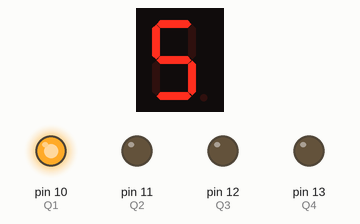
This sketch was run on a simulated Arduino Uno, built with avr-gcc and run on an emulated ATmega328P. Parts: 1-digit seven-segment display, output pins drawn as LEDs (lit = HIGH). Wiring (inferred from the names in the program): 1-digit 7-segment display, segments lit when HIGH: segments pin 2, pin 3, pin 4, pin 5, pin 6, pin 7, pin 8, pin 9. The segment pins are drawn as the display they are named for; pins used as bus, display or sensor lines are not drawn.

Above: at 0.1 s.
At 1.5 s:
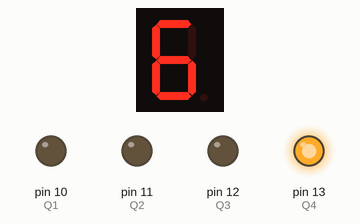
At 2.5 s:
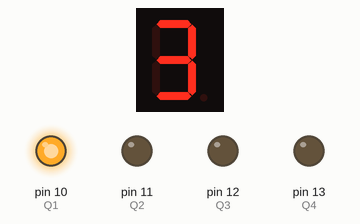
At 3.5 s:
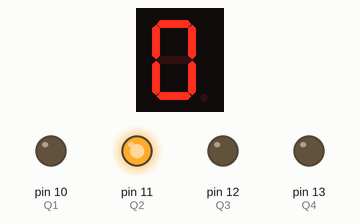
At 5.1 s:
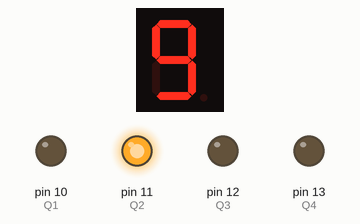
At 6.9 s:
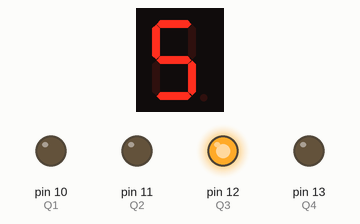
Timing chart, 0 to 40.0 s (numbered marks = the images above):
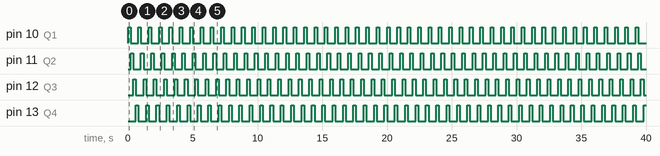

The sketch:

LAB3_56030298.zip.ino.ino
```cpp
int SEG_A=2;
int SEG_B=3;
int SEG_C=4;
int SEG_D=5;
int SEG_E=6;
int SEG_F=7;
int SEG_G=8;
int SEG_DP=9;
int Q1 = 10;
int Q2 = 11;
int Q3 = 12;
int Q4 = 13;
int i;
int j;

char seg[] =

  {

    0b10110110, // 5
    0b10111110, // 6
    0b11111100, // 0
    0b11110010, // 3
    0b11111100, // 0
    0b11011010, // 2
    0b11110110, // 9
    0b11111110, // 8

   } ;
void display7seg(int a)
{
  digitalWrite(SEG_A,seg[a] & 1<<7);
  digitalWrite(SEG_B,seg[a] & 1<<6);
  digitalWrite(SEG_C,seg[a] & 1<<5);
  digitalWrite(SEG_D,seg[a] & 1<<4);
  digitalWrite(SEG_E,seg[a] & 1<<3);
  digitalWrite(SEG_F,seg[a] & 1<<2);
  digitalWrite(SEG_G,seg[a] & 1<<1);
  digitalWrite(SEG_DP,seg[a] & 1<<0);
  }
void setup() {
  pinMode(SEG_A,OUTPUT);
  pinMode(SEG_B,OUTPUT);
  pinMode(SEG_C,OUTPUT);
  pinMode(SEG_D,OUTPUT);
  pinMode(SEG_E,OUTPUT);
  pinMode(SEG_F,OUTPUT);
  pinMode(SEG_G,OUTPUT);
  pinMode(SEG_DP,OUTPUT);
  pinMode(Q1,OUTPUT);
  pinMode(Q2,OUTPUT);
  pinMode(Q3,OUTPUT);
  pinMode(Q4,OUTPUT);
}

void loop(){
 for (i=0; i<8; i++) {
      digitalWrite(Q1,HIGH);
      display7seg(i);
      delay(200);
      digitalWrite(Q1,LOW);
      digitalWrite(Q2,HIGH);
      display7seg(i);
      delay(200);
      digitalWrite(Q2,LOW);
      digitalWrite(Q3,HIGH);
      display7seg(i);
      delay(200);
      digitalWrite(Q3,LOW);
      digitalWrite(Q4,HIGH);
      display7seg(i);
      delay(200);
      digitalWrite(Q4,LOW);
  }
}
```

Measured:
- by itself, pin 10 (Q1), pin 11 (Q2), pin 12 (Q3), pin 13 (Q4): alternates HIGH for 0.20 s and LOW for 0.60 s
- by itself, everything shown: repeats every 6.4 s, in 32 steps
- what the display in image 1 shows lasts 0.8 s, from 0.8 s to 1.6 s
